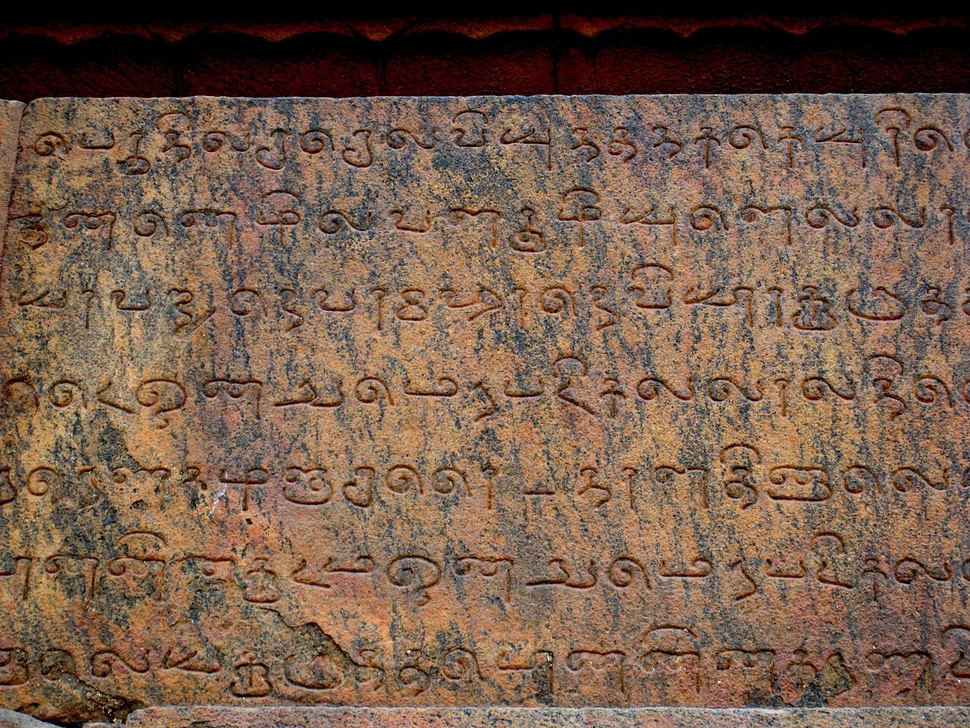
#> input picture 31.jpg, 970 x 728 px, shrunk from 1365 x 1024 before the run
$ jupyter execute '1 Image_Preprocessing.ipynb'
#> lines starting #> are read from the running program, lines starting #| are printed output that depends on the picture; after the words box and inside, x2 and y2 are one past the last pixel; in counts of white or black regions, pixels touching at a corner belong together
#> further down, image is the input picture: shape (728, 970, 3); mean B, G, R 76.4, 93.3, 119.2
[cell 1]
#Importing necessary libraries
import cv2
import numpy as np
from matplotlib import pyplot as plt
from scipy.ndimage import interpolation as inter

[cell 2]
def correct_skew(image, delta=1, limit=5):
#> called with delta = 1, limit = 5
    def determine_score(arr, angle):
        data = inter.rotate(arr, angle, reshape=False, order=0)
        histogram = np.sum(data, axis=1)
        score = np.sum((histogram[1:] - histogram[:-1]) ** 2)
        return histogram, score

    gray = cv2.cvtColor(image, cv2.COLOR_BGR2GRAY)
    thresh = cv2.threshold(gray, 0, 255, cv2.THRESH_BINARY_INV + cv2.THRESH_OTSU)[1]
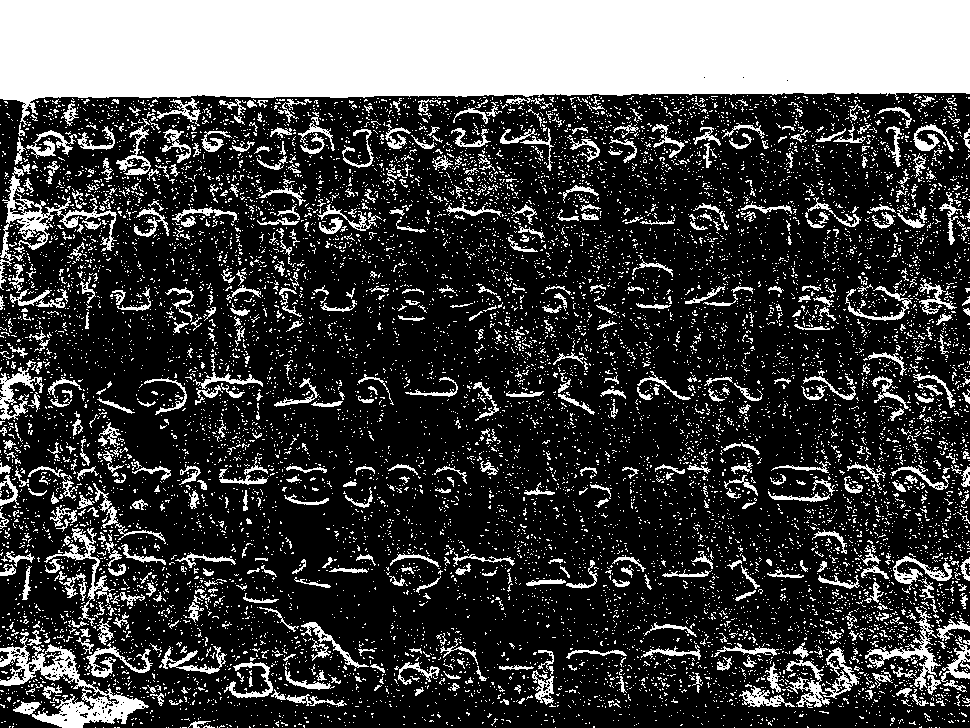
#> thresh: shape (728, 970); 26.5% white; 11752 white regions (11118 under 20 px), largest, box (x1, y1, x2, y2) and area: (0, 0, 970, 127) 92997, (0, 632, 149, 728) 4007, (0, 167, 117, 290) 2110

    scores = []
    angles = np.arange(-limit, limit + delta, delta)
    for angle in angles:
        histogram, score = determine_score(thresh, angle)
        scores.append(score)
#> this loop made 11 passes
#> score on passes 1 to 11: 10568968425, 10263480975, 11505523500, 14332225275, 18475293150, 27943908525, 16316138025, 13884333075, 12103363350, 11773231425, 11157509700
#> pass 1, in determine_score, `data = inter.rotate(arr, angle, reshape=False, order=0)`:
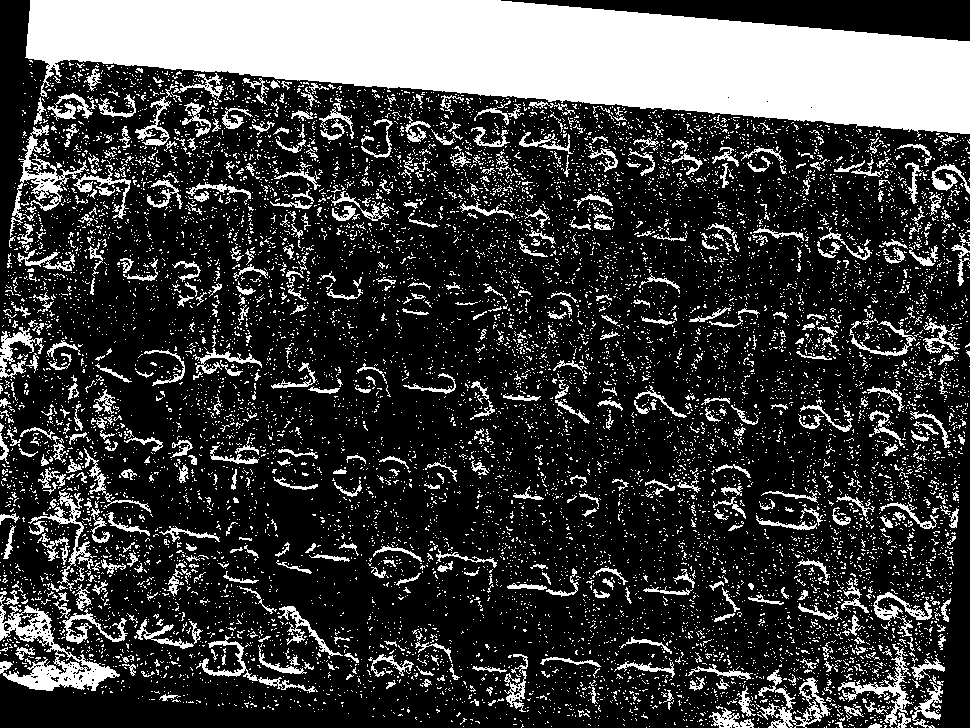
#> data: shape (728, 970); 24.3% white; 11378 white regions (10767 under 20 px), largest, box (x1, y1, x2, y2) and area: (25, 0, 970, 137) 80734, (0, 591, 120, 691) 3348, (10, 125, 131, 237) 2149
#> after the loop, scores = [10568968425, 10263480975, 11505523500, 14332225275, 18475293150, 27943908525, 16316138025, 13884333075, 12103363350, 11773231425, 11157509700]

    best_angle = angles[scores.index(max(scores))]
#> best_angle = 0

    (h, w) = image.shape[:2]
#> h = 728; w = 970
    center = (w // 2, h // 2)
#> center = (485, 364)
    M = cv2.getRotationMatrix2D(center, best_angle, 1.0)
#> M = [[1, 0, 0], [0, 1, 0]]
    rotated = cv2.warpAffine(image, M, (w, h), flags=cv2.INTER_CUBIC, \
              borderMode=cv2.BORDER_REPLICATE)

    return best_angle, rotated

[cell 3]
#reading the original image using OpenCV
image = cv2.imread('31.jpg')

[cell 4]
#Converting the colored image to greyscale
angle, rotated = correct_skew(image)
#> angle = 0
print(angle)
#| 0
cv2.imwrite('31r.jpg', rotated)
gray = cv2.cvtColor(rotated,cv2.COLOR_BGR2GRAY)
thresh = cv2.threshold(gray, 0, 255, cv2.THRESH_BINARY_INV + cv2.THRESH_OTSU)[1]

[cell 5]
# Remove horizontal lines
horizontal_kernel = cv2.getStructuringElement(cv2.MORPH_RECT, (40,1))
remove_horizontal = cv2.morphologyEx(thresh, cv2.MORPH_OPEN, horizontal_kernel, iterations=2)
#> remove_horizontal: shape (728, 970); 13.1% white; 2 white regions
cnts = cv2.findContours(remove_horizontal, cv2.RETR_EXTERNAL, cv2.CHAIN_APPROX_SIMPLE)
#> cnts = 2 contours, 1 with area under 20; largest, box (x1, y1, x2, y2) and area: (0, 0, 970, 98) 91340
cnts = cnts[0] if len(cnts) == 2 else cnts[1]
for c in cnts:
    cv2.drawContours(rotated, [c], -1, (255,255,255), 5)
#> this loop made 2 passes
#> c on pass 1: [[37, 718], [116, 718]]
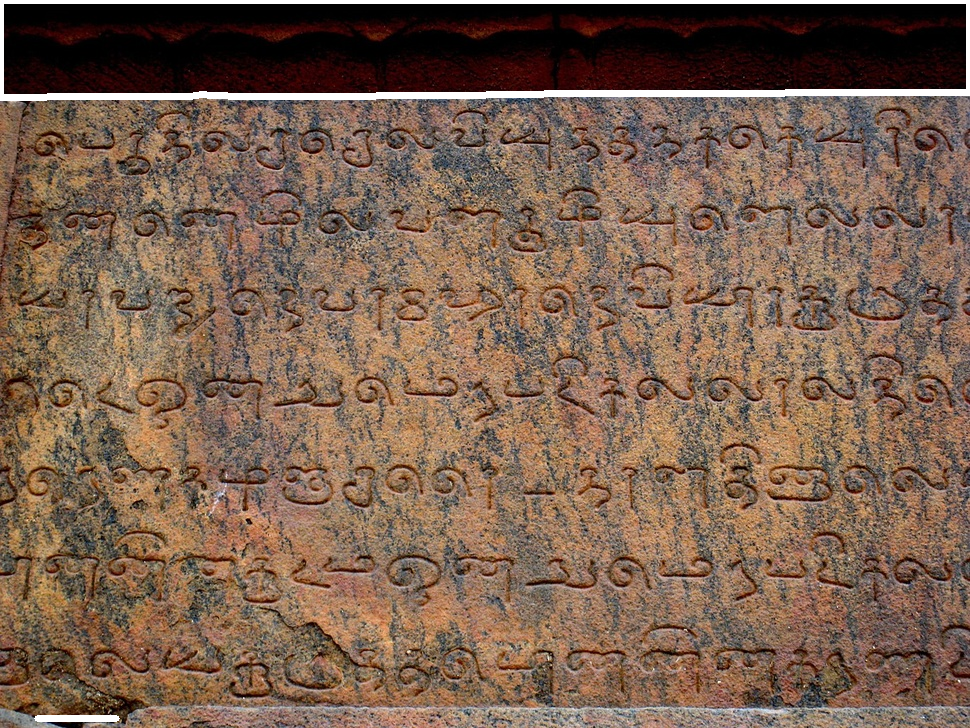
#> rotated: shape (728, 970, 3); 1.69% of pixels changed, all inside (x1, y1, x2, y2) = (0, 0, 970, 722)

[cell 6]
# Remove vertical lines
vertical_kernel = cv2.getStructuringElement(cv2.MORPH_RECT, (1,40))
#> vertical_kernel = 40 values from 1 to 1
remove_vertical = cv2.morphologyEx(thresh, cv2.MORPH_OPEN, vertical_kernel, iterations=2)
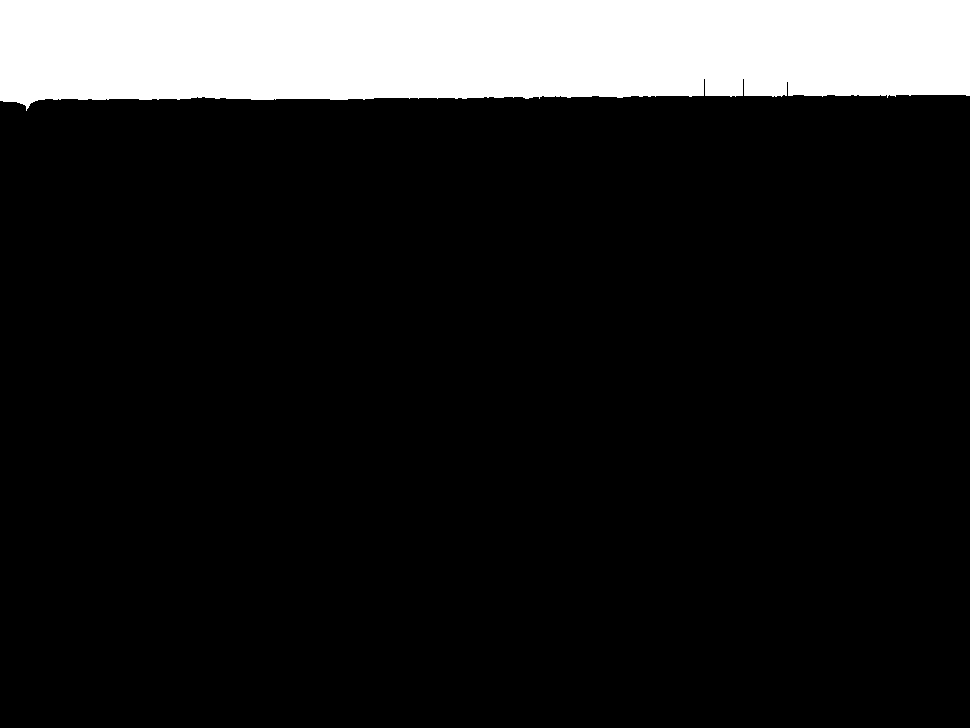
#> remove_vertical: shape (728, 970); 13.4% white; 1 white region
cnts = cv2.findContours(remove_vertical, cv2.RETR_EXTERNAL, cv2.CHAIN_APPROX_SIMPLE)
#> cnts = 1 contour; box (x1, y1, x2, y2) and area: (0, 0, 970, 111) 93632
cnts = cnts[0] if len(cnts) == 2 else cnts[1]
for c in cnts:
    cv2.drawContours(rotated, [c], -1, (255,255,255), 5)
#> this loop made 1 pass
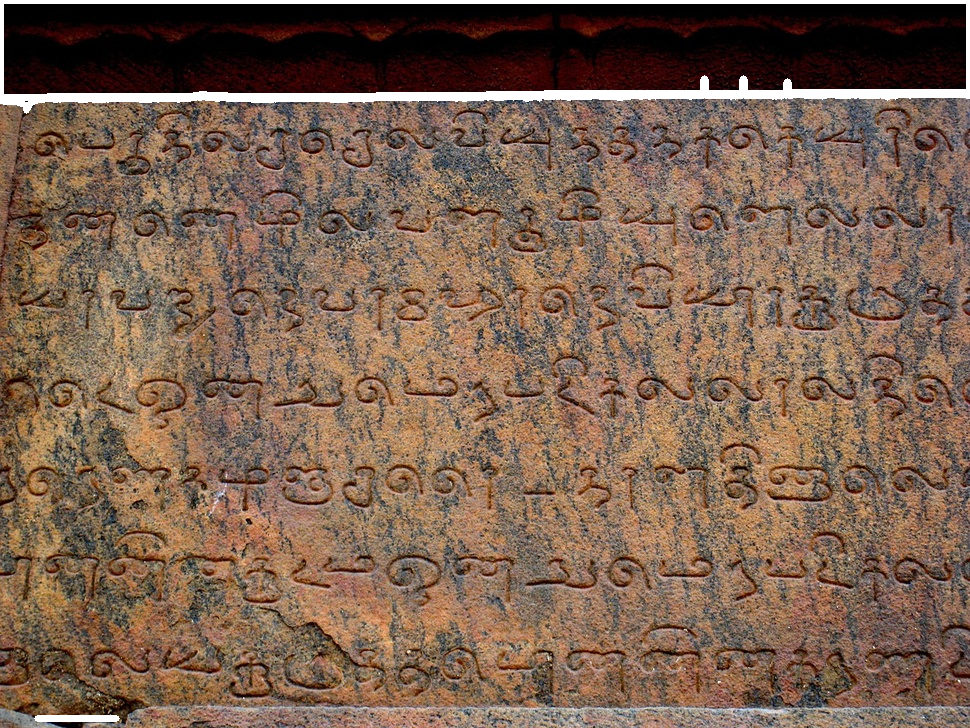
#> rotated: shape (728, 970, 3); 0.39% of pixels changed, all inside (x1, y1, x2, y2) = (0, 75, 970, 114)

[cell 7]
gray = cv2.cvtColor(rotated,cv2.COLOR_BGR2GRAY)

[cell 8]
#applying median filter for Salt and pepper/impulse noise
filter1 = cv2.medianBlur(gray,5)

[cell 9]
#applying gaussian blur to smoothen out the image edges
filter2 = cv2.GaussianBlur(filter1,(5,5),0)

[cell 10]
#applying non-localized means for final Denoising of the image
dst = cv2.fastNlMeansDenoising(filter2,None,17,9,17)

[cell 11]
#converting the image to binarized form using adaptive thresholding
th1 = cv2.adaptiveThreshold(dst,255,cv2.ADAPTIVE_THRESH_GAUSSIAN_C,cv2.THRESH_BINARY,11,2)
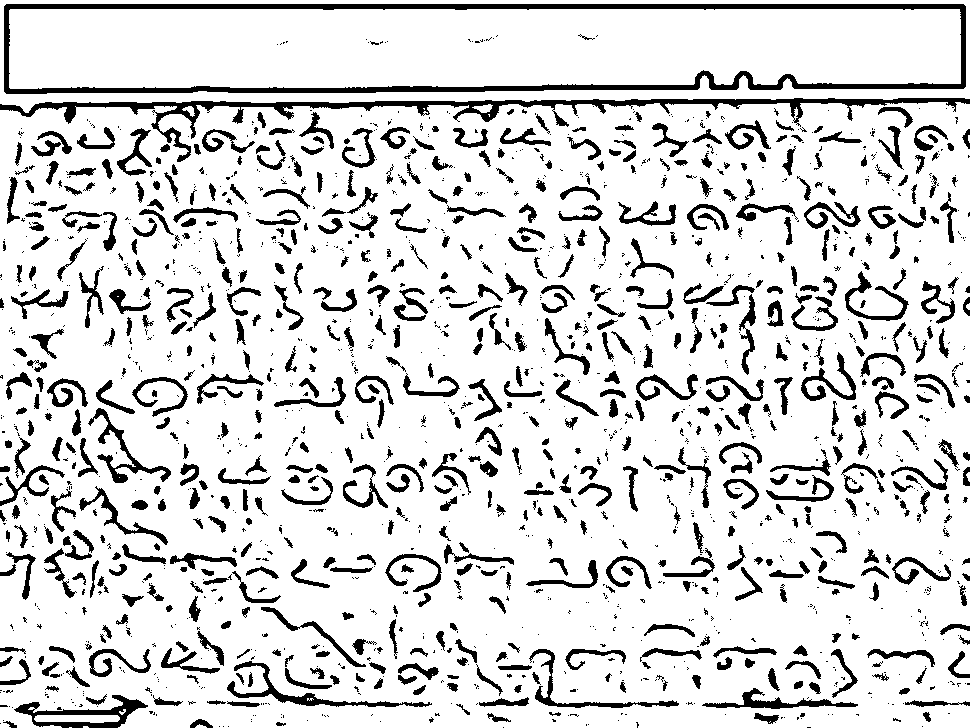
#> th1: shape (728, 970); 85.3% white; 1695 black regions (1021 under 20 px), largest, box (x1, y1, x2, y2) and area: (4, 4, 966, 94) 10882, (0, 98, 970, 162) 6759, (14, 695, 148, 728) 1444

[cell 12]
cv2.imwrite('31p.jpg', th1)
#> Out = True
